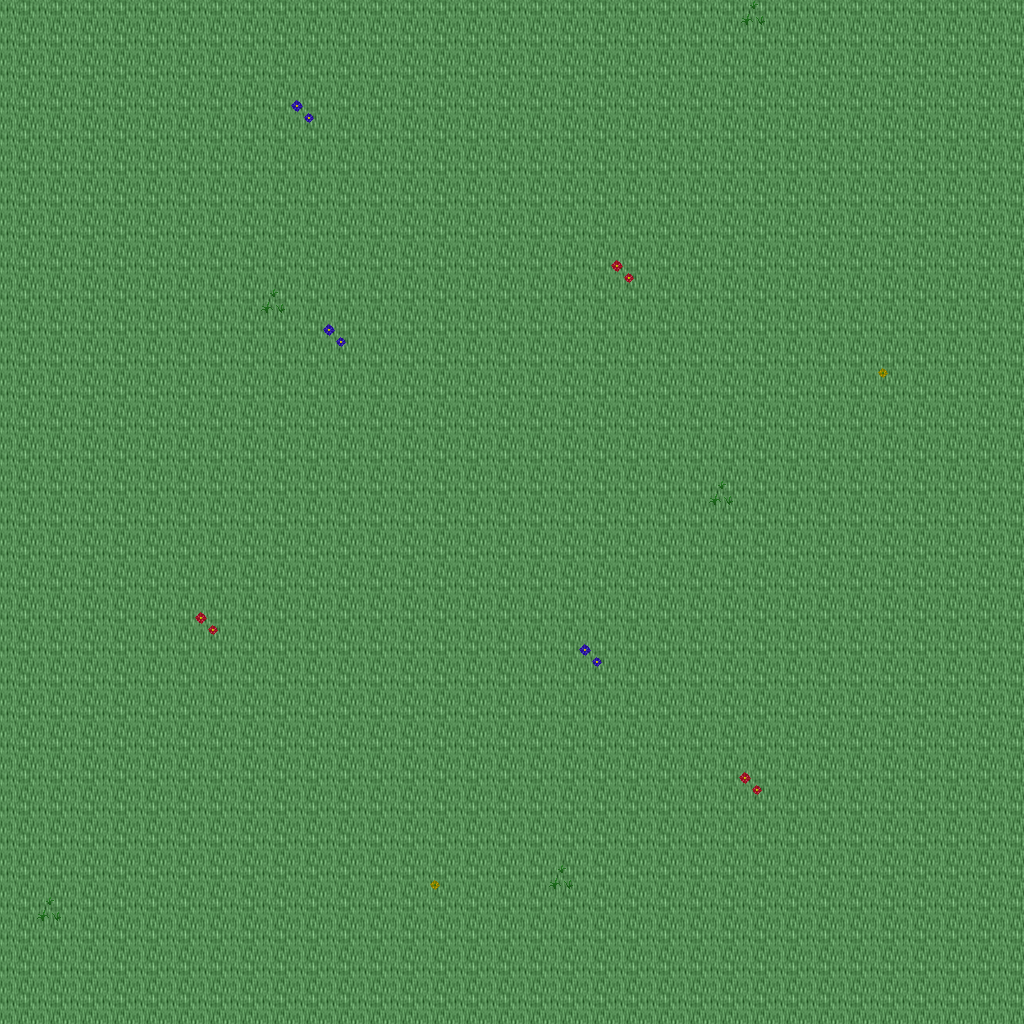

A level layout from a 2D game, rendered from its tile map. Below: a short description, then the map file with tile-grid data replaced by summaries:
An orthogonal 32x32 tile map with 32x32 px tiles, 5 tile layers (Ground, Objects, Objects2, Above, ...), 1 hidden layer not drawn, 29 tilesets.

<map version="1.10" tiledversion="1.11.0" orientation="orthogonal" renderorder="right-down" width="32" height="32" tilewidth="32" tileheight="32" infinite="0" nextlayerid="11" nextobjectid="1">
 <tileset firstgid="1" name="ground_ground" tilewidth="32" tileheight="32" tilecount="33" columns="3">
  <image source="../drawable/ground_ground.png" width="96" height="352" />
 </tileset>
 <tileset firstgid="34" name="ground_ridge_earth_dark" tilewidth="32" tileheight="32" tilecount="96" columns="12">
  <image source="../drawable/ground_ridge_earth_dark.png" width="384" height="256" />
 </tileset>
 <tileset firstgid="130" name="ground_rock_pebbles" tilewidth="32" tileheight="32" tilecount="3" columns="1">
  <image source="../drawable/ground_rock_pebbles.png" width="32" height="96" />
 </tileset>
 <tileset firstgid="133" name="ground_ladder_steps" tilewidth="32" tileheight="32" tilecount="6" columns="3">
  <image source="../drawable/ground_ladder_steps.png" width="96" height="64" />
 </tileset>
 <tileset firstgid="139" name="ground_grass_edges" tilewidth="32" tileheight="32" tilecount="36" columns="12">
  <image source="../drawable/ground_grass_edges.png" width="384" height="96" />
 </tileset>
 <tileset firstgid="175" name="ground_grass_corners" tilewidth="32" tileheight="32" tilecount="24" columns="6">
  <image source="../drawable/ground_grass_corners.png" width="192" height="128" />
 </tileset>
 <tileset firstgid="199" name="ground_earth_edges" tilewidth="32" tileheight="32" tilecount="18" columns="6">
  <image source="../drawable/ground_earth_edges.png" width="192" height="96" />
 </tileset>
 <tileset firstgid="217" name="plant_flower_daisy_white" tilewidth="32" tileheight="32" tilecount="8" columns="2">
  <image source="../drawable/plant_flower_daisy_white.png" width="64" height="128" />
 </tileset>
 <tileset firstgid="225" name="item_corpse_huge_animal" tilewidth="32" tileheight="32" tilecount="16" columns="2">
  <image source="../drawable/item_corpse_huge_animal.png" width="64" height="256" />
 </tileset>
 <tileset firstgid="241" name="plant_grasses" tilewidth="32" tileheight="32" tilecount="6" columns="3">
  <image source="../drawable/plant_grasses.png" width="96" height="64" />
 </tileset>
 <tileset firstgid="247" name="plant_flower_daisy_blue" tilewidth="32" tileheight="32" tilecount="8" columns="2">
  <image source="../drawable/plant_flower_daisy_blue.png" width="64" height="128" />
 </tileset>
 <tileset firstgid="255" name="plant_flower_daisy_yellow" tilewidth="32" tileheight="32" tilecount="8" columns="2">
  <image source="../drawable/plant_flower_daisy_yellow.png" width="64" height="128" />
 </tileset>
 <tileset firstgid="263" name="plant_flower_daisy_red" tilewidth="32" tileheight="32" tilecount="8" columns="2">
  <image source="../drawable/plant_flower_daisy_red.png" width="64" height="128" />
 </tileset>
 <tileset firstgid="271" name="plant_bush_bushes" tilewidth="32" tileheight="32" tilecount="10" columns="5">
  <image source="../drawable/plant_bush_bushes.png" width="160" height="64" />
 </tileset>
 <tileset firstgid="281" name="plant_stump_stump_brown" tilewidth="32" tileheight="32" tilecount="4" columns="2">
  <image source="../drawable/plant_stump_stump_brown.png" width="64" height="64" />
 </tileset>
 <tileset firstgid="285" name="logic_creature_orc" tilewidth="32" tileheight="32" tilecount="6" columns="6">
  <image source="../drawable/logic_creature_orc.png" width="192" height="32" />
 </tileset>
 <tileset firstgid="291" name="logic_creature_gnome" tilewidth="32" tileheight="32" tilecount="6" columns="6">
  <image source="../drawable/logic_creature_gnome.png" width="192" height="32" />
 </tileset>
 <tileset firstgid="297" name="logic_portal" tilewidth="32" tileheight="32" tilecount="24" columns="8">
  <image source="../drawable/logic_portal.png" width="256" height="96" />
 </tileset>
 <tileset firstgid="321" name="logic_creature_animal" tilewidth="32" tileheight="32" tilecount="32" columns="8">
  <image source="../drawable/logic_creature_animal.png" width="256" height="128" />
 </tileset>
 <tileset firstgid="353" name="logic_collision" tilewidth="32" tileheight="32" tilecount="1" columns="1">
  <image source="../drawable/logic_collision.png" width="32" height="32" />
 </tileset>
 <tileset firstgid="354" name="plant_tree_dead_tree_5" tilewidth="32" tileheight="32" tilecount="20" columns="4">
  <image source="../drawable/plant_tree_dead_tree_5.png" width="128" height="160" />
 </tileset>
 <tileset firstgid="374" name="plant_tree_dead_tree_6" tilewidth="32" tileheight="32" tilecount="20" columns="4">
  <image source="../drawable/plant_tree_dead_tree_6.png" width="128" height="160" />
 </tileset>
 <tileset firstgid="394" name="plant_tree_dead_tree_7" tilewidth="32" tileheight="32" tilecount="20" columns="4">
  <image source="../drawable/plant_tree_dead_tree_7.png" width="128" height="160" />
 </tileset>
 <tileset firstgid="414" name="plant_bush_large_dead" tilewidth="32" tileheight="32" tilecount="2" columns="1">
  <image source="../drawable/plant_bush_large_dead.png" width="32" height="64" />
 </tileset>
 <tileset firstgid="416" name="plant_bush_large_wide_dead" tilewidth="32" tileheight="32" tilecount="4" columns="2">
  <image source="../drawable/plant_bush_large_wide_dead.png" width="64" height="64" />
 </tileset>
 <tileset firstgid="420" name="plant_grasses_wildland" tilewidth="32" tileheight="32" tilecount="4" columns="4">
  <image source="../drawable/plant_grasses_wildland.png" width="128" height="32" />
 </tileset>
 <tileset firstgid="424" name="object_skullsonspikes_l" tilewidth="32" tileheight="32" tilecount="12" columns="4">
  <image source="../drawable/object_skullsonspikes_l.png" width="128" height="96" />
 </tileset>
 <tileset firstgid="436" name="object_skullsonspikes_r" tilewidth="32" tileheight="32" tilecount="12" columns="4">
  <image source="../drawable/object_skullsonspikes_r.png" width="128" height="96" />
 </tileset>
 <tileset firstgid="448" name="logic_item_herb" tilewidth="32" tileheight="32" tilecount="5" columns="5">
  <image source="../drawable/logic_item_herb.png" width="160" height="32" />
 </tileset>
 <layer id="1" name="Ground" width="32" height="32">
  <data>[1024 cells, 1024 non-empty, 1 distinct tile ids]</data>
 </layer>
 <layer id="2" name="Objects" width="32" height="32">
  <data>[1024 cells, 0 non-empty, 0 distinct tile ids]</data>
 </layer>
 <layer id="3" name="Objects2" width="32" height="32">
  <data>[1024 cells, 13 non-empty, 4 distinct tile ids]</data>
 </layer>
 <layer id="4" name="Above" width="32" height="32">
  <data>[1024 cells, 0 non-empty, 0 distinct tile ids]</data>
 </layer>
 <layer id="5" name="Above2" width="32" height="32">
  <data>[1024 cells, 0 non-empty, 0 distinct tile ids]</data>
 </layer>
 <layer id="6" name="Walkable" width="32" height="32" visible="0">
  <data>[1024 cells, 0 non-empty, 0 distinct tile ids]</data>
 </layer>
 <objectgroup id="7" name="Mapevents" />
 <objectgroup id="8" name="Spawn" />
 <objectgroup id="9" name="Keys" />
 <objectgroup id="10" name="Replace" />
</map>
